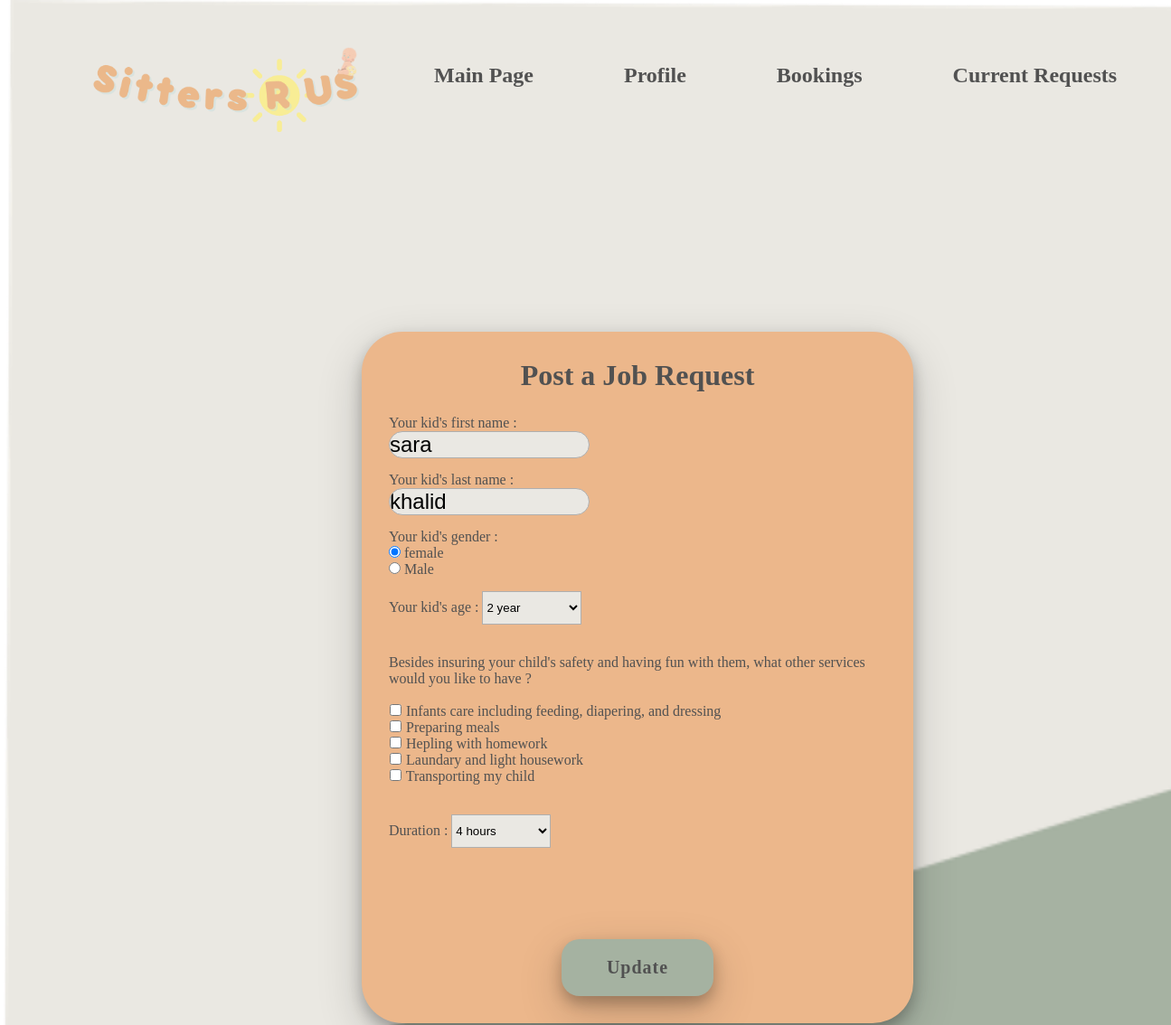
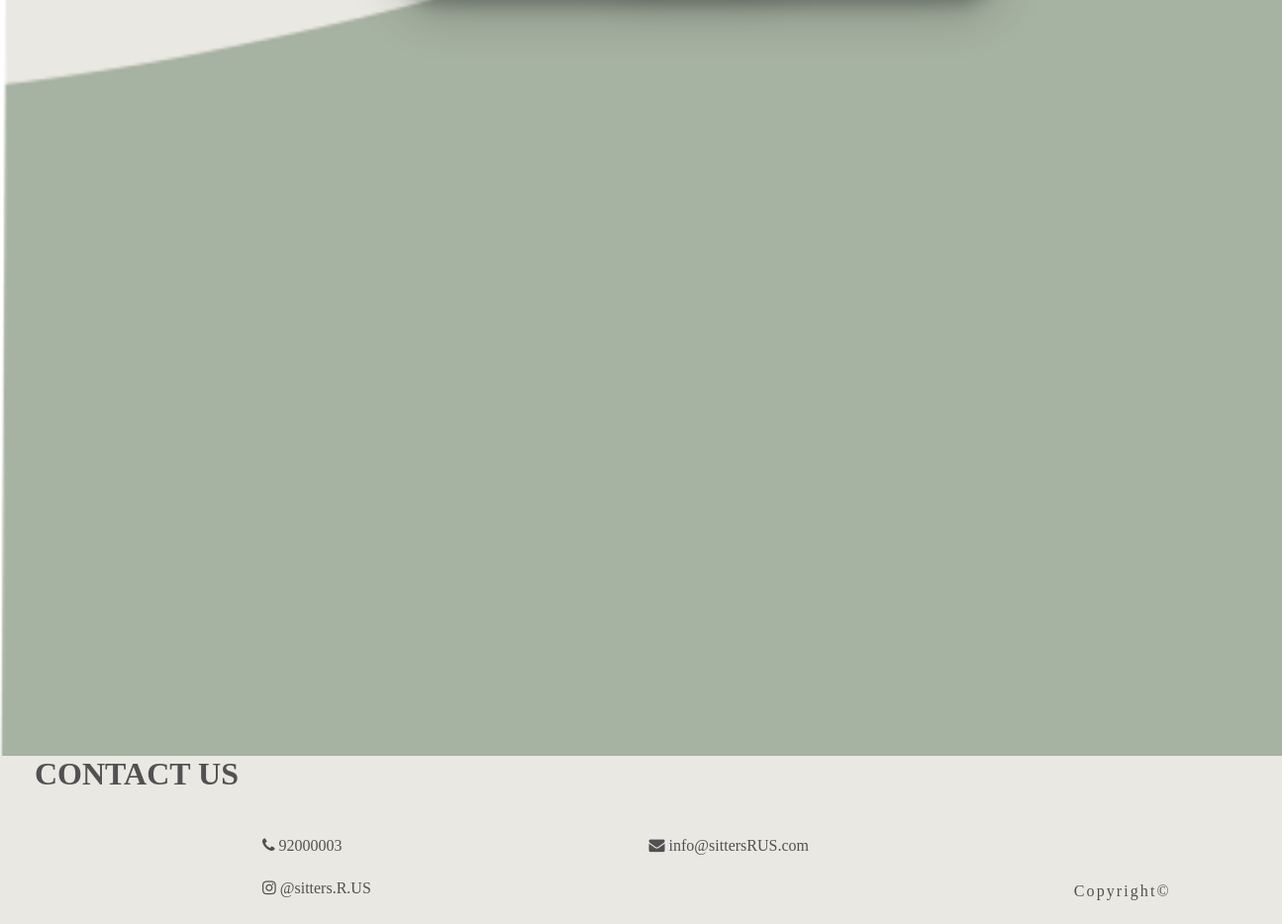
The page /ParentPostJobRequest_edit.php?id=1 on the database its author committed (2 pictures, top to bottom).
### tables this page shows
CREATE TABLE `job_request` (
  `req_id` int(20) NOT NULL,
  `kidfirst_name` varchar(100) NOT NULL,
  `kidlast_name` varchar(100) NOT NULL,
  `kidgender` varchar(50) NOT NULL,
  `kidage` int(20) NOT NULL,
  `service` text NOT NULL,
  `duration` int(20) NOT NULL,
  `user_id` int(20) NOT NULL,
  `status` int(20) NOT NULL,
  `request_date` varchar(100) NOT NULL
);

### ParentPostJobRequest_edit.php (the view, shortened to what this page needs)
<!DOCTYPE html>
<html>
<head>
	<link rel="stylesheet" type="text/css" href="ReefStyleSheet.css">
    <link rel="stylesheet" type="text/css" href="MainStyle.css">
    <link rel="stylesheet" href="https://stackpath.bootstrapcdn.com/font-awesome/4.7.0/css/font-awesome.min.css">
</head>
<body>
                              					<?php
		include("connection.php");
include("parent_menu.php");
?>
		  <?php
	if(isset($_GET['id'])){
$rid=$_GET['id'];
$query="select * from job_request where req_id='$rid'";
$view=mysqli_query($connection,$query);
$rows=mysqli_fetch_array($view);
$kidfirst_name=$rows['kidfirst_name'];
$kidlast_name=$rows['kidlast_name'];
$kidgender=$rows['kidgender'];
$kidage=$rows['kidage'];
$duration=$rows['duration'];
}
		?>
            <div class = "wrapper">
                 <div class = "title">
                 Post a Job Request  </div>
        <div class = "form">
        <form method="Post" action = "ParentPostJobRequest_edit.php">
            <div class = "input_field">
            <label> Your kid's first name : </label> <br>
                <input type = "text" name = "kidfirst_name" value="<?php echo $kidfirst_name; ?>" class = "input" required>
            </div>
              <div class = "input_field">
            <label> Your kid's last name : </label> <br>
                <input type = "text" name = "kidlast_name" value="<?php echo $kidlast_name; ?>" class = "input" required>
            </div>
             <div class = "input_field">
            <label> Your kid's gender : </label> <br>
                <input type = "radio" name = "kidgender" value= "female" <?php if($kidgender=="female"){echo "checked";} ?> > female <br>
                <input type = "radio" name = "kidgender" value = "male" <?php if($kidgender=="male"){echo "checked";} ?> > Male
            </div>
             <div class = "input_field">
           <label> Your kid's age : </label>
                <select name = "kidage"  class="custom_select" required>
					 <option value="<?php echo $kidage; ?>"> <?php echo $kidage; ?> year </option>
                </select>
            </div> <br>
        <div class = "input_field">
        <label> Besides insuring your child's safety and having fun with them, what other services would you like to have ? </label> <br> <br>
        <input type = "checkbox" name = "service[]" value = "infants" class="check" > Infants care including feeding, diapering, and dressing <br>
        <input type = "checkbox" name = "service[]" value = "meals" class="check"> Preparing meals <br>
        <input type = "checkbox" name = "service[]" value = "homework" class="check" > Hepling with homework <br>
        <input type = "checkbox" name = "service[]" value = "laundary" class="check" >  Laundary and light housework <br>
        <input type = "checkbox" name = "service[]" value = "transport" class="check" > Transporting my child <br> <br>
        </div>
        <div class = "input_field">
        <label> Duration : </label>
            <select name = "duration" class="custom_select" required>
                    <option value="<?php echo $duration; ?>"> <?php echo $duration; ?> hours </option>
                </select>
            </div>
       <br><br>
      <center> <div class = "inputfield" >
      <input type="submit" name="submit" value="Update" class="btn"> </div>
   </center>
    </form> </div>
    </div>
        <footer id="footer">
            <div id="Ctext">Contact us</div>
            <div class="social-icon">
            <div class="bottom">
            <a href="tel:92000003" class="line"><i class="fa fa-phone"></i> 92000003</a> </div>
            <div class="bottom">
            <a href="mailto:info@sittersRUS.com" class="line"><i class="fa fa-envelope"></i> info@sittersRUS.com</a> </div>
            <div class="bottom">
            <a href="https://instagram.com/sitters.r.us.sa?igshid=Y2ZmNzg0YzQ=" class="line"><i class="fa fa-instagram"></i> @sitters.R.US</a></div>
            <br><br>
            <div class = "bottom"><div class = "copyright"><center>Copyright&copy; </center></div></div>
            </div>
        </footer>
    </body>
</html>

### ReefStyleSheet.css (style rules this page uses)
.wrapper { max-width: 550px; width: 100%; background: #ECB78B; border-radius: 45px; margin: 20 px auto; padding: 30px; box-shadow:0 8px 16px 0 rgba(0, 0, 0, 0.24), 0 17px 50px 0 rgba(0, 0, 0, 0.19); position: relative; display: relative; place-content : center; justify-items: center; align-items: center; left: 400px; top: 270px; z-index: 1; color: #515151; }
.title { font-size: 32px; font-weight: 900; margin-bottom: 25px; color: #515151; text-align: center; }
.form { width: 100%; }
.input_field { margin-bottom: 15px; display: block; align-items: center; }
.input { width: 40%; height: 70%; outline: none; border: 1px solid #AFAFAF; border-radius: 30px; font-size: 24px; padding: 20 px 10 px; background: #EAE8E3; }
.custom_select { position: relative; width: 20%; height: 37px; background: #EAE8E3; border: 1px solid #AFAFAF; }
.check { width: 15px; height: 15 px; position: relative; cursor: pointer; background: #EAE8E3; border: 1px solid #AFAFAF; }
.btn { background-color:#A5B2A1 ; outline: none; padding: 20px 50px; display: inline-block; cursor:pointer; font-size: 20px; font-weight: bolder; margin-top: 50px; text-decoration:none ; color:#515151; border: none; border-radius: 20px; box-shadow:0 8px 16px 0 rgba(0, 0, 0, 0.24), 0 17px 50px 0 rgba(0, 0, 0, 0.19); position: relative; font-family: fantasy; letter-spacing: 1px; place-content : center; justify-items: center; align-items: center; }

### MainStyle.css (style rules this page uses)
* { margin: 0; padding: 0; }
body { min-height: 100vh ; background-image: url('Images/wall.png'); background-size: cover; background-repeat: no-repeat; font-family: fantasy; }
.line { color: #515151; text-decoration:none; text-align:center; }
#footer { background-color: #EAE8E3; color:#515151 ; position : sticky; height: 170px; text-align: center; margin-top: 80%; }
#Ctext { text-align: left; font-size: 32px; font-weight: bolder; position: relative; left: 35px; text-transform: uppercase; }
.social-icon { padding: 20px 30px; }
.bottom { left: 80px; position: relative; float: left; padding-right: 155px; padding-left: 155px; font-family: fantasy; color: #515151; margin-top: 25px; }
.copyright { position: relative; align-items: center; text-align: center; letter-spacing: 0.13em; margin-left: 400px; margin-top: 3px; color: #515151; }
a { text-decoration: none; color: #515151; }

### rows shown on the page
job_request: kidfirst_name "sara", kidlast_name "khalid", kidgender "☑", kidage "2 year", duration "4 hours"
